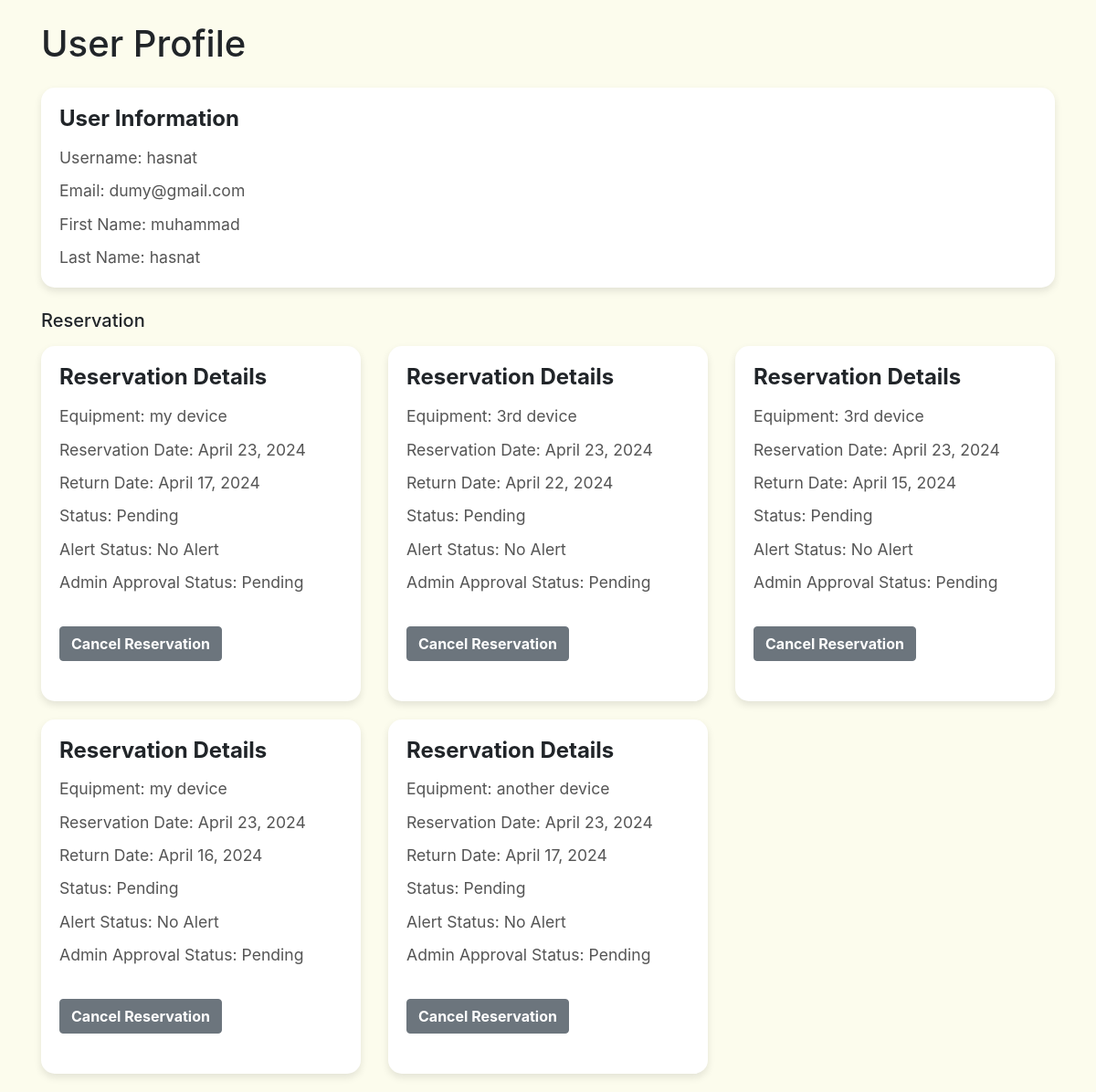
Before: /user_profile/ (signed in) with the older database file.
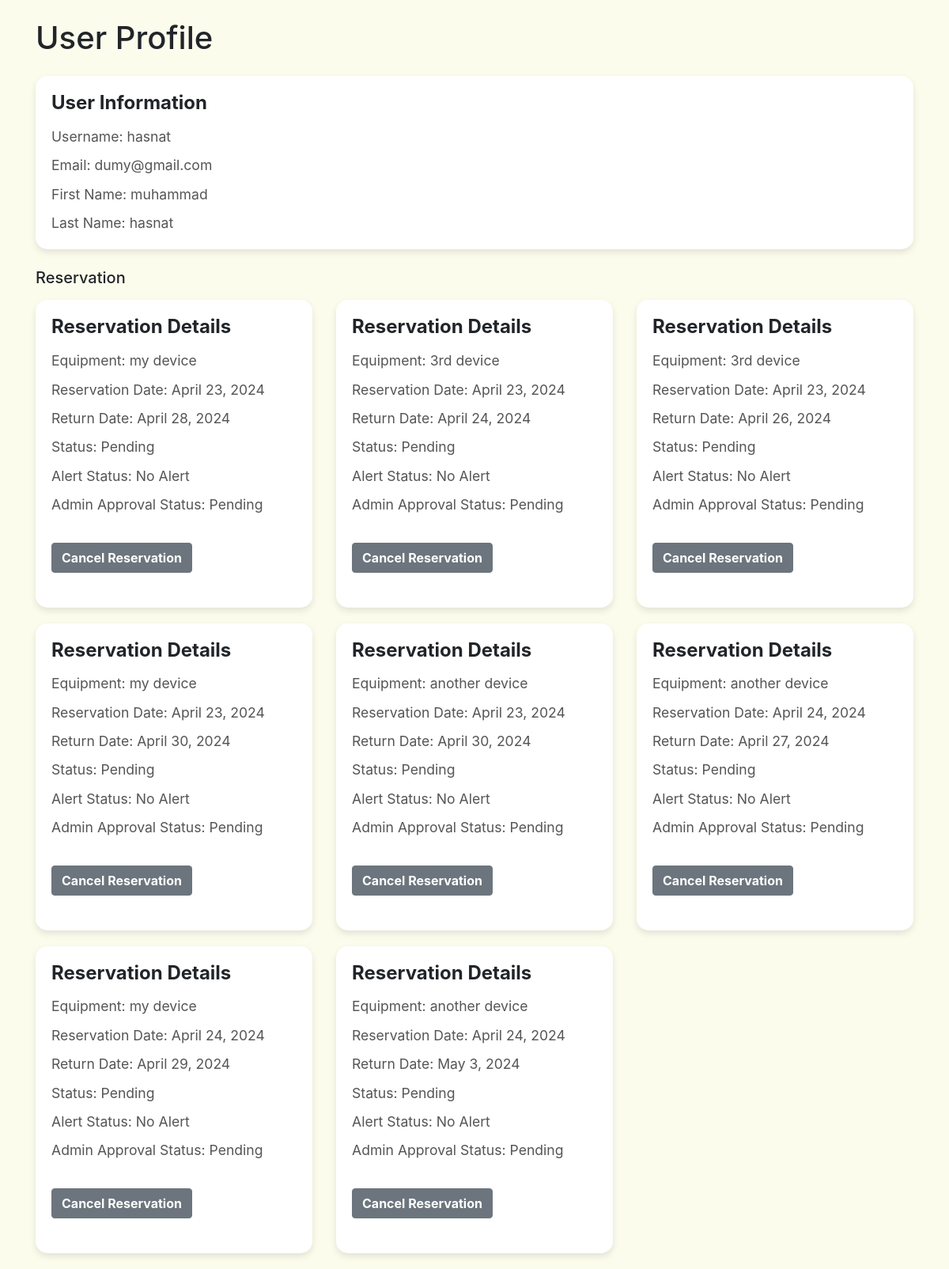
After: the same page with the newer database file.
### app1/models.py (models this page shows, shortened)
class CustomUser(AbstractUser):
    UserID = models.AutoField(primary_key=True)
    ApprovalStatus = models.BooleanField(default=False)
    IsAdmin = models.BooleanField(default=False)

class Booking(models.Model):
    user = models.ForeignKey(CustomUser, on_delete=models.CASCADE)
    equipment = models.ForeignKey(Equipment, on_delete=models.CASCADE)
    booking_date = models.DateField()
    return_date = models.DateField(null=True)
    STATUS_CHOICES = [
        ('Pending', 'Pending'),
        ('Approved', 'Approved'),
        ('Returned', 'Returned'),
        ('Cancelled', 'Cancelled'),
    ]
    status = models.CharField(max_length=20, choices=STATUS_CHOICES, default='Pending')
    ALERT_STATUS_CHOICES = [
        ('No Alert', 'No Alert'),
        ('Reminder Sent', 'Reminder Sent'),
        ('Overdue', 'Overdue'),
    ]
    alert_status = models.CharField(max_length=20, choices=ALERT_STATUS_CHOICES, default='No Alert')
    ADMIN_APPROVAL_CHOICES = [
        ('Pending', 'Pending'),
        ('Approved', 'Approved'),
        ('Rejected', 'Rejected'),
    ]
    admin_approval = models.CharField(max_length=20, choices=ADMIN_APPROVAL_CHOICES, default='Pending')

class Equipment(models.Model):
    EquipmentID = models.AutoField(primary_key=True)
    DeviceName = models.CharField(max_length=100)
    DeviceTypeID = models.ForeignKey(DeviceType, on_delete=models.CASCADE)
    DeviceSerial = models.CharField(max_length=50)
    IsOnsiteOnly = models.BooleanField(default=False)
    CPUID = models.ForeignKey(CPU, on_delete=models.CASCADE)
    GPUID = models.ForeignKey(GPU, on_delete=models.CASCADE)
    RAMID = models.ForeignKey(RAM, on_delete=models.CASCADE)
    Availability = models.BooleanField(default=True)

### app1/views.py (the view)
# urls.py: path('user_profile/', views.user_profile, name='user_profile'),
@login_required(login_url='login')
def user_profile(request):
    user = request.user
    my_booking = Booking.objects.filter(user = user)
    return render(request ,"profile.html", {'user':user,'booking':my_booking})

### templates/profile.html (shortened to what this page needs)
<!DOCTYPE html>
<html lang="en">
<head>
    <link href="https://stackpath.bootstrapcdn.com/bootstrap/4.5.2/css/bootstrap.min.css" rel="stylesheet">
</head>
<body>
    <div class="container">
        <h1 class="my-4">User Profile</h1>
        <div class="card mb-4">
            <div class="card-body">
                <h5 class="card-title">User Information</h5>
                <p class="card-text">Username: {{ user.username }}</p>
                <p class="card-text">Email: {{ user.email }}</p>
                <p class="card-text">First Name: {{ user.first_name }}</p>
                <p class="card-text">Last Name: {{ user.last_name }}</p>
            </div>
        </div>
        <h5 class="mb-3">Reservation</h5>
        <div class="row">
            {% for booking in booking %}
            <div class="col-md-4">
                <div class="card">
                    <div class="card-body">
                        <h5 class="card-title">Reservation Details</h5>
                        <p class="card-text">Equipment: {{ booking.equipment.DeviceName }}</p>
                        <p class="card-text">Reservation Date: {{ booking.booking_date }}</p>
                        <p class="card-text">Return Date: {{ booking.return_date }}</p>
                        <p class="card-text">Status: {{ booking.status }}</p>
                        <p class="card-text">Alert Status: {{ booking.alert_status }}</p>
                        <p class="card-text">Admin Approval Status: {{ booking.admin_approval }}</p>
                        <form method="GET" action="{% url 'cancel_reservation' booking.pk %}" class="mb-4">
                            <button class="btn btn-primary mt-4">Cancel Reservation</button>
                        </form>
                    </div>
                </div>
            </div>
            {% endfor %}
        </div>
    </div>
</body>
</html>

### templates/profile.html (style rules this page uses)
body { background-color: rgb(252, 252, 237); }
.card { margin-bottom: 20px; border: none; border-radius: 15px; box-shadow: 0 4px 8px rgba(0, 0, 0, 0.1); transition: box-shadow 0.3s ease; }
.card-body { padding: 20px; }
.card-title { font-size: 1.5rem; font-weight: bold; margin-bottom: 15px; }
.card-text { font-size: 1.1rem; color: #555; margin-bottom: 10px; }
.btn-primary { background-color: #6c757d; border-color: #6c757d; font-weight: bold; transition: background-color 0.3s ease; }

Changed rows visible on the page:
changed Booking: return_date "April 17, 2024" → "April 28, 2024"
changed Booking (number 2 of 8 on the later page): return_date "April 22, 2024" → "April 24, 2024"
changed Booking: return_date "April 15, 2024" → "April 26, 2024"
changed Booking (number 4 of 8 on the later page): return_date "April 16, 2024" → "April 30, 2024"
changed Booking (number 5 of 8 on the later page): return_date "April 17, 2024" → "April 30, 2024"
added Booking: equipment.DeviceName "another device", booking_date "April 24, 2024", return_date "April 27, 2024", status "Pending", alert_status "No Alert", admin_approval "Pending"
added Booking: equipment.DeviceName "my device", booking_date "April 24, 2024", return_date "April 29, 2024", status "Pending", alert_status "No Alert", admin_approval "Pending"
added Booking: equipment.DeviceName "another device", booking_date "April 24, 2024", return_date "May 3, 2024", status "Pending", alert_status "No Alert", admin_approval "Pending"
